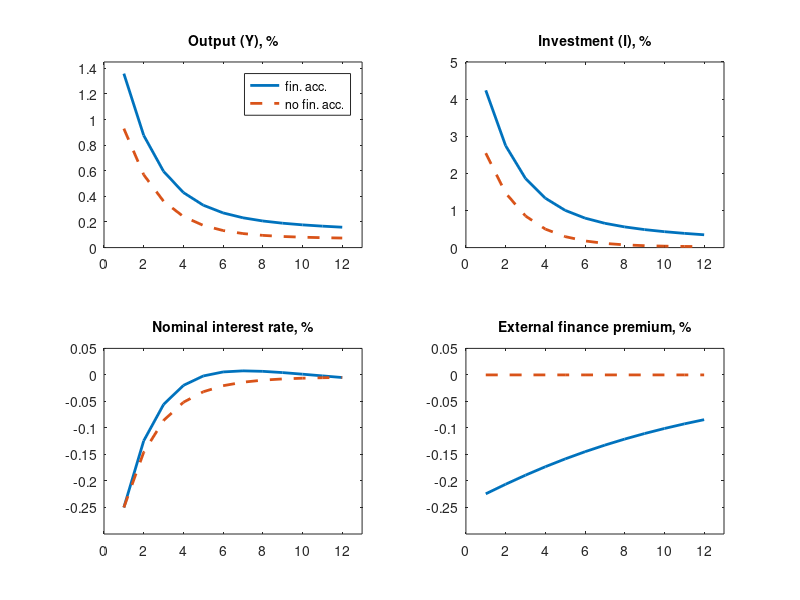

MATLAB code for this plot:
%**************************************************************************
% Model replication coded by: Rasa Pusinskaite, e_mail: pusinskaite@wiwi.uni-frankfurt.de
%**************************************************************************


% Adjust path to folder where replication file is stored
clear all;
clc;
cd([cd '/NK_BGG99_rep']);


load BGG1_FA_results.mat
IR_Y = oo_.irfs.yH_e_rn(1,1:12)*100;
IR_I = oo_.irfs.iH_e_rn(1,1:12)*100;
IR_r_n = oo_.irfs.r_nH_e_rn(1,1:12) * 4*100;
IR_premium = oo_.irfs.premiumH_e_rn(1,1:12) * 4*100;

NN=size(IR_Y,2);
load BGG1_NA_results.mat
IRN_Y = oo_.irfs.yH_e_rn(1,1:12)*100;
IRN_I = oo_.irfs.iH_e_rn(1,1:12)*100;
IRN_r_n = oo_.irfs.r_nH_e_rn(1,1:12) * 4*100;
IRN_premium = oo_.irfs.premiumH_e_rn(1,1:12) * 4 *100;

X=1:NN;

%****************************FIGURE1: monetary shock (the inflation is lagged)***********************
figure(1);
AA=get(gca,'ColorOrder');

subplot(2,2,1)
plot(X', IR_Y', '-', X', IRN_Y','--');
set(findobj(gca,'Type','line','Color', AA(1,:)), 'Color',AA(1,:), 'LineWidth',2);
set(findobj(gca,'Type','line','Color',AA(2,:)), 'Color',AA(2,:), 'LineWidth',2);
%grid minor;
axis([0 13 0 1.45]);
title('Output (Y), %','FontSize',10);
legend('fin. acc.','no fin. acc.');

subplot(2,2,2)
plot(X', IR_I', '-', X', IRN_I','--');
set(findobj(gca,'Type','line','Color', AA(1,:)), 'Color',AA(1,:), 'LineWidth',2);
set(findobj(gca,'Type','line','Color',AA(2,:)), 'Color',AA(2,:), 'LineWidth',2);
axis([0 13 0 5]);
title('Investment (I), %','FontSize',10);

subplot(2,2,3)
plot(X', IR_r_n', '-', X', IRN_r_n','--');
set(findobj(gca,'Type','line','Color', AA(1,:)), 'Color',AA(1,:), 'LineWidth',2);
set(findobj(gca,'Type','line','Color',AA(2,:)), 'Color',AA(2,:), 'LineWidth',2);
axis([0 13 -0.3 0.05]);
title('Nominal interest rate, %','FontSize',10);

subplot(2,2,4)
plot(X', IR_premium', '-', X', IRN_premium','--');
set(findobj(gca,'Type','line','Color', AA(1,:)), 'Color',AA(1,:), 'LineWidth',2);
set(findobj(gca,'Type','line','Color',AA(2,:)), 'Color',AA(2,:), 'LineWidth',2);
axis([0 13 -0.3 0.05]);
title('External finance premium, %','FontSize',10);

saveas(gcf,'NK_BGG99_irf.pdf')

